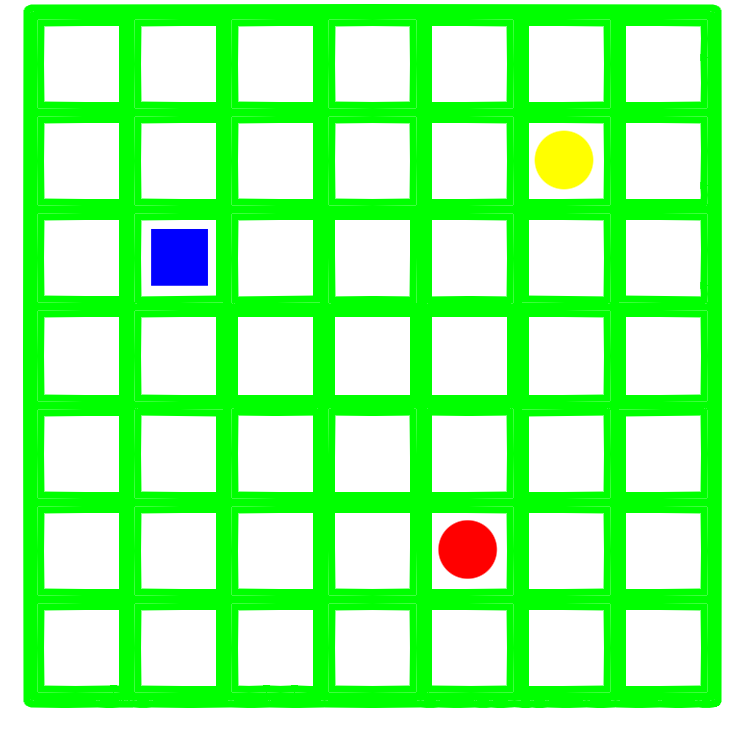
//> input picture snakeGrid.png, 749 x 733 px, given in place of ColoredBlobs2.wm, which was not available
$ ./main   (built with g++ and OpenCV 4)
//> lines starting //> are read from the running program, lines starting //| are printed output that depends on the picture; after the words box and inside, x2 and y2 are one past the last pixel; in counts of white or black regions, pixels touching at a corner belong together; pictures that were not available may be replaced by others from this repository, and a replacement may not be noted

/** Inspired by OpenCV-Tutorial https://docs.opencv.org/4.x/db/deb/tutorial_display_image.html
 Edited by Merijam Gotzes
 13.03.2024, 12.04.2024
 Praktikum VideoProcessingStartCode
*/

#include <opencv2/core.hpp>
#include <opencv2/highgui.hpp>
#include <opencv2/imgproc.hpp>
#include <opencv2/videoio.hpp>
#include <opencv2/features2d.hpp>
#include <iostream>

using namespace std;
using namespace cv;

int main()
{
    const String window;
    //BEGIN: Prepare streaming from internal webcam
    //VideoCapture cap(0);
    //END: Prepare streaming from internal webcam

    //BEGIN: Prepare streaming from a specific video file
    //VideoCapture cap("../videos/Landscape.avi");
    VideoCapture cap("../videos/ColoredBlobs2.wm");
    //END: Prepare streaming from a specific video file

    // Print error message if the video file cannot be opened
    if (!cap.isOpened())
    {
        cout << "The video file or the camera could not be opened." << endl;
        return -1;
    }
    else
    {
        // Obtain fps and frame count by get() method and print
        int fps = (int) cap.get(CAP_PROP_FPS);
        cout << "Frames per second :" << fps << endl;

        // Obtain frame_count using opencv built in frame count reading method
        int frame_count = (int) cap.get(CAP_PROP_FRAME_COUNT);
        cout << "  Frame count :" << frame_count << endl;
    }

    Mat frameMat, grayImage;
    int i = 1;

    while (cap.read(frameMat))
    {
//> frameMat is the input picture: 733 rows x 749 cols, CV_8UC3; mean B, G, R 154.4, 252.3, 155.4
        i++;
        if ((i % 100)==0)
            cout << ".(" << i << ")" ;
        else
            cout << ".";

        Size_<int> kSize = Size_(7,7);
        GaussianBlur(frameMat, frameMat,kSize,0,0);
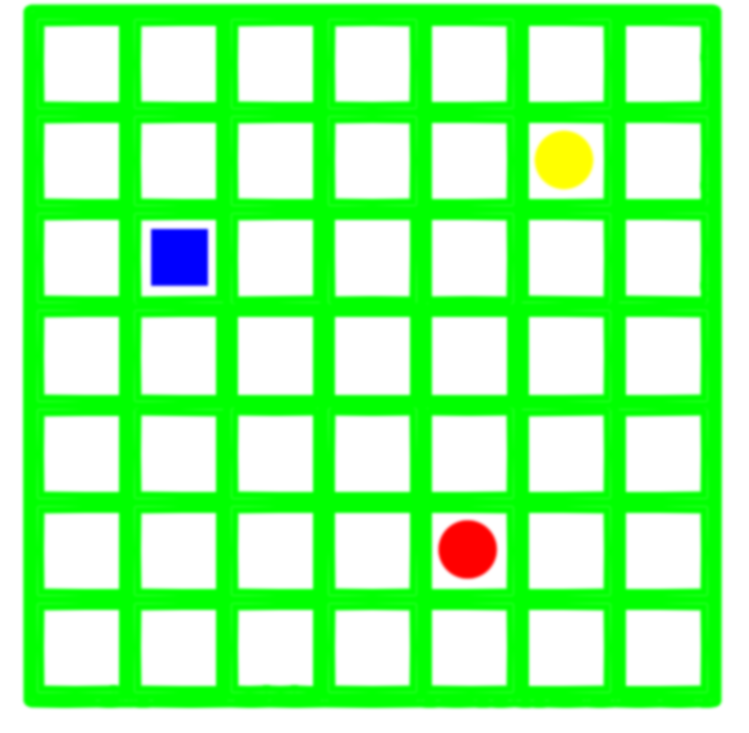
//> frameMat: 733 rows x 749 cols, CV_8UC3; mean B, G, R 154.4, 252.3, 155.4

        cvtColor(frameMat, grayImage, COLOR_BGR2HSV);
//> grayImage: 733 rows x 749 cols, CV_8UC3; mean H, S, V 30.5, 102.1, 255
        std::vector lower = {35, 25, 0};
        std::vector upper = {95,255,255};
        inRange(grayImage,lower, upper, grayImage);
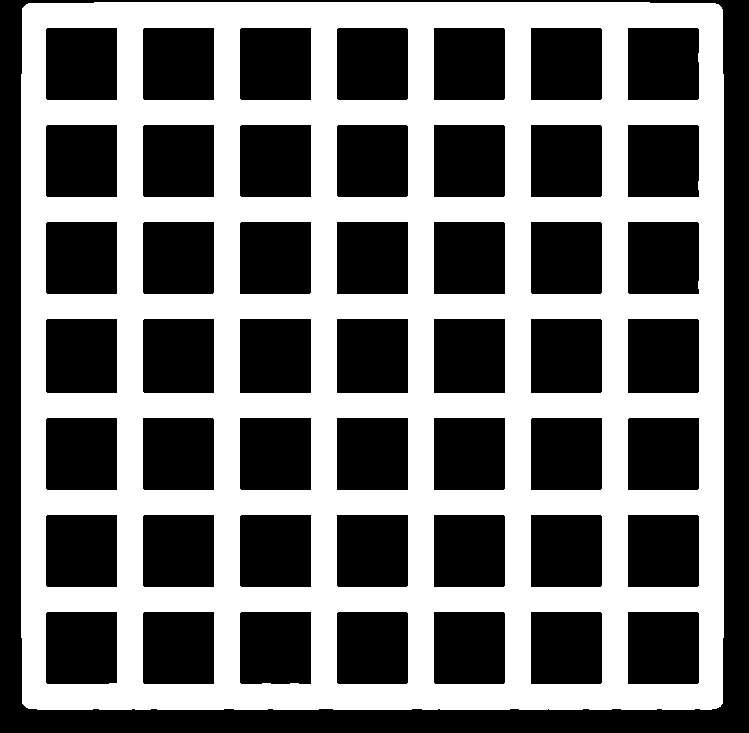
//> grayImage: 733 rows x 749 cols, CV_8UC1; 44.8% white; 1 white region, box (x1, y1, x2, y2) and area: (21, 2, 724, 710) 245772

        medianBlur(grayImage, grayImage,5);
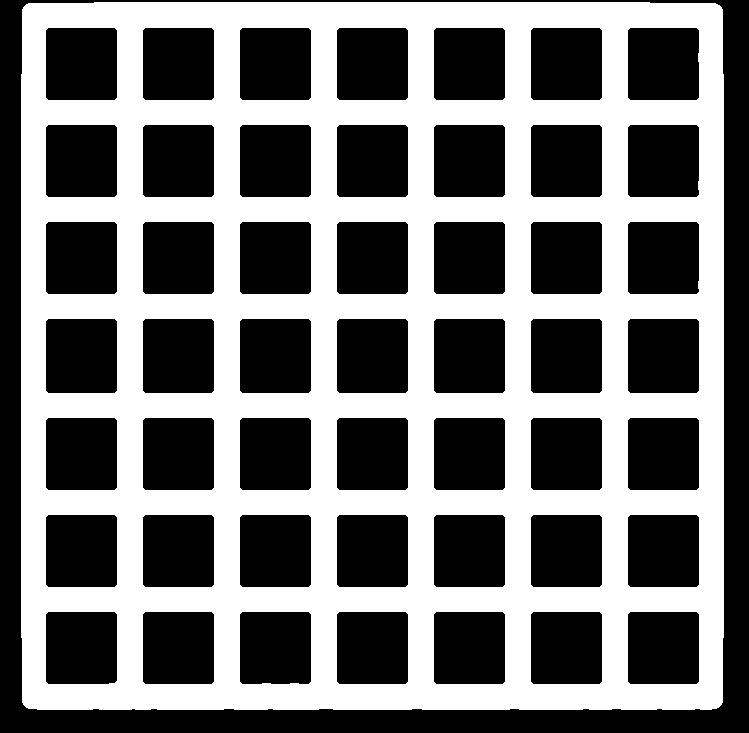
//> grayImage: 733 rows x 749 cols, CV_8UC1; 44.9% white; 1 white region, box (x1, y1, x2, y2) and area: (21, 2, 724, 710) 246265
        cvtColor(grayImage,grayImage,COLOR_GRAY2BGR); //Farbraum des zweiten Bildes ist BGR, muss konvertiert werden, wird sonst nicht angezeigt

        Ptr<SimpleBlobDetector> blobDetector = SimpleBlobDetector::create();
//> (the run ends here: the program stops with an error, at `blobDetector->read("..\\blobdetectorparams1.xml");`)
